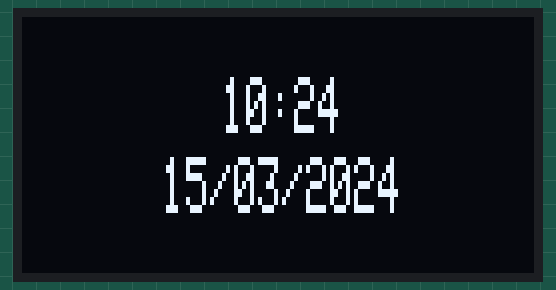
A program run on a simulated ESP32. On the bench: 128×64 one-colour display. WiFi joins after 1.5 s; servers stay silent unless stated; the local clock reads 2024-03-15 10:24:30 at power-on unless the program sets it; web services answer with replies made up by the test bench; not simulated (calls return 0 or success): WifiCreds.h; what the program prints to the serial monitor is not drawn.

Above: at 2.6 s.
At 30.8 s:
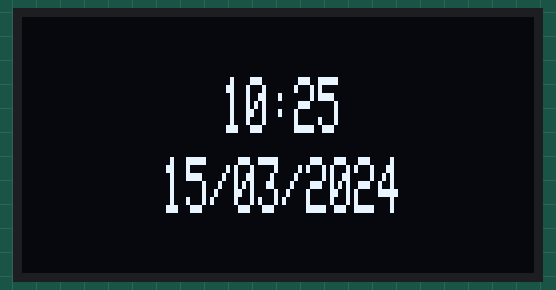
At 90.4 s:
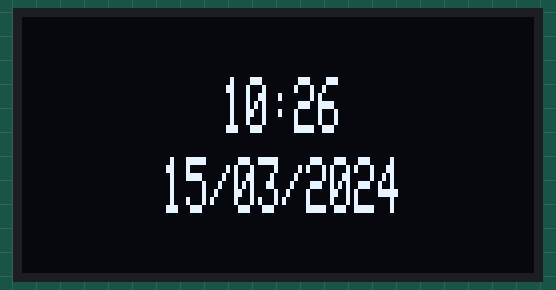

The program:

main.cpp
```cpp
#include <Arduino.h>
#include <Wire.h>
#include <Adafruit_SSD1306.h>
#include <WiFi.h>
#include <ArduinoJson.h>
#include <Adafruit_BusIO_Register.h>
#include <Adafruit_GFX.h>
#include <HTTPClient.h>
#include "WifiCreds.h"

#if CONFIG_FREERTOS_UNICORE
  const int app_core = 0;
#else
  const int app_core = 1;
#endif

static QueueHandle_t apiQueue;
const int queueLength = 10;

typedef struct {
  char day[4];
  char month[4];
  char year[10];
  char time[8];
} dateTime_t;

const int sdaWire = 21;
const int sclWire = 22;
const int displayWidth = 128;
const int displayHeight = 64;

Adafruit_SSD1306 display(displayWidth, displayHeight, &Wire, -1);

// TaskA Sera responsavel pela comunicacao com a API de data e hora
// TaskB ira realizar todas as atualizacoes do display

void taskA(void *p);
void taskB(void *p);

void setup() {
  Serial.begin(115200);

  WiFi.begin(WIFISSID, WIFIPASS);
  Serial.println("Iniciando conexão WiFi...");

  while(WiFi.status() != WL_CONNECTED) {
    Serial.println("Aguardando WiFi...");
    vTaskDelay(pdMS_TO_TICKS(1000));
  }

  apiQueue = xQueueCreate(queueLength, sizeof(dateTime_t));

  xTaskCreatePinnedToCore(
                taskA,
                "Task to consume the API",
                11900,
                NULL,
                1,
                NULL,
                app_core);

  xTaskCreatePinnedToCore(
                taskB,
                "Task to update screen",
                11900,
                NULL,
                1,
                NULL,
                app_core);
}

void loop() {
  //exit(0);
}

void parsedateTime_t(String resp) {
  JsonDocument doc;
  DeserializationError error = deserializeJson(doc, resp);

  if (error) {
    Serial.println("Failed to parse JSON");
    return;
  }

  dateTime_t newdateTime;

  snprintf(newdateTime.day, sizeof(newdateTime.day), "%02d", doc["day"].as<int>());
  snprintf(newdateTime.month, sizeof(newdateTime.month), "%02d", doc["month"].as<int>());
  snprintf(newdateTime.year, sizeof(newdateTime.year), "%d", doc["year"].as<int>());

  const char* timeStr = doc["time"] | "00:00";
  strncpy(newdateTime.time, timeStr, sizeof(newdateTime.time) - 1);
  newdateTime.time[sizeof(newdateTime.time) - 1] = '\0';

  if(xQueueSend(apiQueue, (void *) &newdateTime, 0) == pdPASS){
    Serial.println("Date-time sent to queue successfully.");
  }
}

void taskA(void *p) {
  WiFiClientSecure connection;
  connection.setInsecure();
  HTTPClient client;
  client.setTimeout(5000);
  while (1) {
    if(WiFi.status() == WL_CONNECTED) {
      Serial.println("Tentando conectar à API...");
      if(client.begin(connection, "https://timeapi.io/api/time/current/zone?timeZone=America/Recife")) {
        Serial.println("DNS resolvido, enviando GET...");
        int protocolResp = client.GET();
            if (protocolResp == HTTP_CODE_OK) {
              parsedateTime_t(client.getString());
            }
            client.end();
        } else {
            Serial.println("Erro ao iniciar cliente");
            for(;;);
        }
    }
    vTaskDelay(pdMS_TO_TICKS(500));
  }
}


void updateScreenWithdateTime_t(dateTime_t dateTime) {
	display.clearDisplay();

  char date[20];
  snprintf(date, sizeof(date), "%s/%s/%s", dateTime.day, dateTime.month, dateTime.year);

  Serial.print("Date: ");
	Serial.print(date);

	Serial.print("Hour: ");
	Serial.println(dateTime.time);

	display.setCursor(50, 15);
	display.setTextSize(1,2);
	display.setTextColor(SSD1306_WHITE);
	display.print(dateTime.time);

	display.setCursor(35, 35);
	display.setTextSize(1,2);
	display.setTextColor(SSD1306_WHITE);
	display.print(date);

	display.display();
}

void taskB(void *p){
  if(!Wire.begin(sdaWire, sclWire)) {
    Serial.println("Failed to initialize wires");
    for(;;);
  }

  if(!display.begin(SSD1306_SWITCHCAPVCC, 0x3C)){
    Serial.println("Failed to initialize display");
    for(;;);
  }

  while (1) {
    dateTime_t dateTime = {"", "", "", ""};
    if(xQueueReceive(apiQueue, (void *) &dateTime, 10) == pdPASS) {
      Serial.println("dateTime_t received from queue sucessfully!");
      updateScreenWithdateTime_t((dateTime_t)dateTime);
    }
    vTaskDelay(pdMS_TO_TICKS(500));
  }
}
```

Measured:
- what the display in image 0 shows lasts 28.2 s, from 2.6 s to 30.8 s
- what the display in image 1 shows lasts 59.5 s, from 30.8 s to 90.3 s
